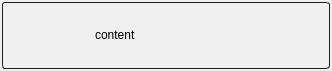
<?xml version="1.0" encoding="UTF-8"?>
<ui version="4.0">
 <class>Item</class>
 <widget class="QWidget" name="Item">
  <property name="geometry">
   <rect>
    <x>0</x>
    <y>0</y>
    <width>332</width>
    <height>71</height>
   </rect>
  </property>
  <property name="windowTitle">
   <string>Form</string>
  </property>
  <layout class="QHBoxLayout" name="horizontalLayout_2">
   <property name="margin">
    <number>2</number>
   </property>
   <item>
    <widget class="QFrame" name="background">
     <property name="styleSheet">
      <string notr="true">#background {
border-radius: 3px;
border-style: solid;
border-width: 1px;
border-color: rgb(32,32,32);
}</string>
     </property>
     <property name="frameShape">
      <enum>QFrame::StyledPanel</enum>
     </property>
     <property name="frameShadow">
      <enum>QFrame::Raised</enum>
     </property>
     <layout class="QHBoxLayout" name="horizontalLayout" stretch="0,1">
      <property name="spacing">
       <number>8</number>
      </property>
      <property name="margin">
       <number>4</number>
      </property>
      <item>
       <widget class="ThumbnailLabel" name="thumbnail">
        <property name="minimumSize">
         <size>
          <width>80</width>
          <height>55</height>
         </size>
        </property>
        <property name="maximumSize">
         <size>
          <width>80</width>
          <height>55</height>
         </size>
        </property>
        <property name="styleSheet">
         <string notr="true"/>
        </property>
        <property name="text">
         <string/>
        </property>
        <property name="pixmap">
         <pixmap resource="resources.qrc">:/res/thumb_empty.png</pixmap>
        </property>
        <property name="scaledContents">
         <bool>false</bool>
        </property>
        <property name="alignment">
         <set>Qt::AlignCenter</set>
        </property>
       </widget>
      </item>
      <item>
       <widget class="QLabel" name="details">
        <property name="sizePolicy">
         <sizepolicy hsizetype="Expanding" vsizetype="Maximum">
          <horstretch>0</horstretch>
          <verstretch>0</verstretch>
         </sizepolicy>
        </property>
        <property name="text">
         <string>content</string>
        </property>
        <property name="alignment">
         <set>Qt::AlignLeading|Qt::AlignLeft|Qt::AlignVCenter</set>
        </property>
        <property name="wordWrap">
         <bool>true</bool>
        </property>
       </widget>
      </item>
     </layout>
    </widget>
   </item>
  </layout>
 </widget>
 <customwidgets>
  <customwidget>
   <class>ThumbnailLabel</class>
   <extends>QLabel</extends>
   <header>.thumbnail_label</header>
  </customwidget>
 </customwidgets>
 <resources>
  <include location="resources.qrc"/>
 </resources>
 <connections/>
</ui>
